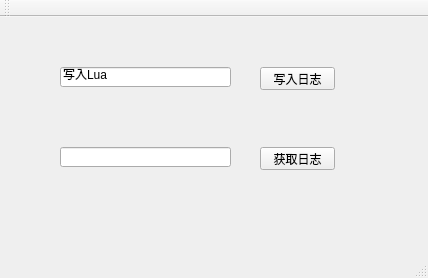
<?xml version="1.0" encoding="UTF-8"?>
<ui version="4.0">
 <class>MainWindow</class>
 <widget class="QMainWindow" name="MainWindow">
  <property name="geometry">
   <rect>
    <x>0</x>
    <y>0</y>
    <width>428</width>
    <height>278</height>
   </rect>
  </property>
  <property name="windowTitle">
   <string>MainWindow</string>
  </property>
  <widget class="QWidget" name="centralWidget">
   <widget class="QLineEdit" name="lineEdit">
    <property name="geometry">
     <rect>
      <x>60</x>
      <y>130</y>
      <width>171</width>
      <height>20</height>
     </rect>
    </property>
   </widget>
   <widget class="QPushButton" name="BtnExceLua">
    <property name="geometry">
     <rect>
      <x>260</x>
      <y>130</y>
      <width>75</width>
      <height>23</height>
     </rect>
    </property>
    <property name="text">
     <string>获取日志</string>
    </property>
   </widget>
   <widget class="QLineEdit" name="lineEdit_2">
    <property name="geometry">
     <rect>
      <x>60</x>
      <y>50</y>
      <width>171</width>
      <height>20</height>
     </rect>
    </property>
    <property name="text">
     <string>写入Lua</string>
    </property>
   </widget>
   <widget class="QPushButton" name="BtnExceLua_2">
    <property name="geometry">
     <rect>
      <x>260</x>
      <y>50</y>
      <width>75</width>
      <height>23</height>
     </rect>
    </property>
    <property name="text">
     <string>写入日志</string>
    </property>
   </widget>
  </widget>
  <widget class="QMenuBar" name="menuBar">
   <property name="geometry">
    <rect>
     <x>0</x>
     <y>0</y>
     <width>428</width>
     <height>23</height>
    </rect>
   </property>
  </widget>
  <widget class="QToolBar" name="mainToolBar">
   <attribute name="toolBarArea">
    <enum>TopToolBarArea</enum>
   </attribute>
   <attribute name="toolBarBreak">
    <bool>false</bool>
   </attribute>
  </widget>
  <widget class="QStatusBar" name="statusBar"/>
 </widget>
 <layoutdefault spacing="6" margin="11"/>
 <resources/>
 <connections/>
</ui>
